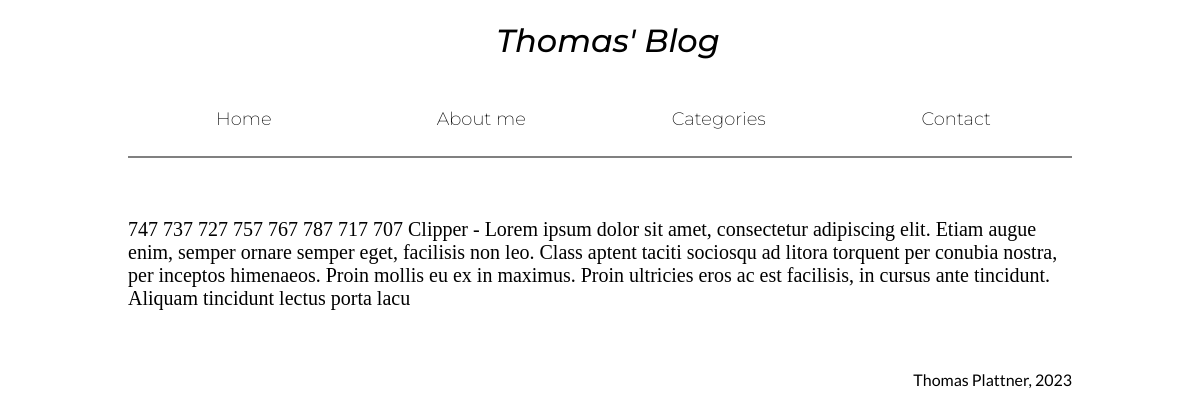
Page /blog/boats on the earlier database version.
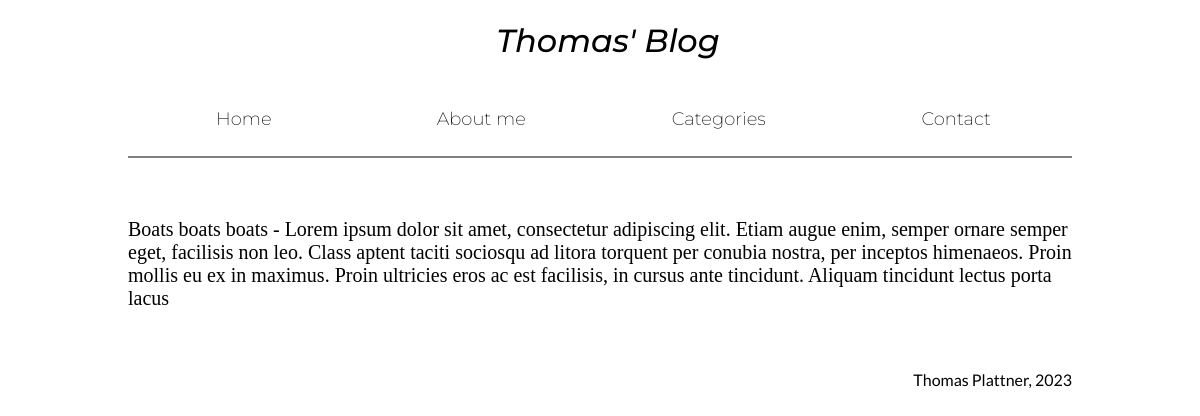
Same page on the later database version.
### app/articles/models.py (models this page shows)
class Article(db.Model, CRUDMixin):
    __tablename__ = 'article'
    id = db.Column(db.Integer, primary_key=True)
    title = db.Column(db.String(80), unique=True)
    icon = db.Column(db.String(30))
    text = db.Column(db.String(20000))
    date = db.Column(db.DateTime, nullable=False, default=datetime.utcnow)
    image_name = db.Column(db.String(30))  #needed? How does naming work?
    image_alt = db.Column(db.String(80))
    user_id = db.Column(db.Integer, db.ForeignKey('user.id', name='fk_user_id'))
    article_categories = db.relationship('ArticleCategory', backref='article', lazy=True)

### app/articles/routes.py (the view)
@blueprint.route('/blog/<slug>')
def blog(slug):
    blogs = Article.query.all()
    for article in blogs:
        if slug.title() == article.title:
            text = article.text
            print(text)
            return render_template('articles/article_template.html', text=text)
            break
    else:
        message = "Sorry, we couldn't find the article about " + slug + " :( "
        return render_template('/base.html', message=message)

### app/templates/articles/article_template.html (shortened to what this page needs)
{% extends 'base.html' %}
{% block main %}
    {{ text }}
{% endblock %}

Differences in the rows shown:
no longer on this page (row edited): Article: text "747 737 727 757 767 787 717 707 Clipper - Lorem ipsum dolor sit amet, consectetur adipiscing elit. Etiam augue enim, semper ornare semper eget, facilisis non leo. Class aptent taciti sociosqu ad litora torquent per conubia nostra, per inceptos himenaeos. Proin mollis eu ex in maximus. Proin ultricies eros ac est facilisis, in cursus ante tincidunt. Aliquam tincidunt lectus porta lacu"
now on this page (row edited): Article: text "Boats boats boats - Lorem ipsum dolor sit amet, consectetur adipiscing elit. Etiam augue enim, semper ornare semper eget, facilisis non leo. Class aptent taciti sociosqu ad litora torquent per conubia nostra, per inceptos himenaeos. Proin mollis eu ex in maximus. Proin ultricies eros ac est facilisis, in cursus ante tincidunt. Aliquam tincidunt lectus porta lacus"
